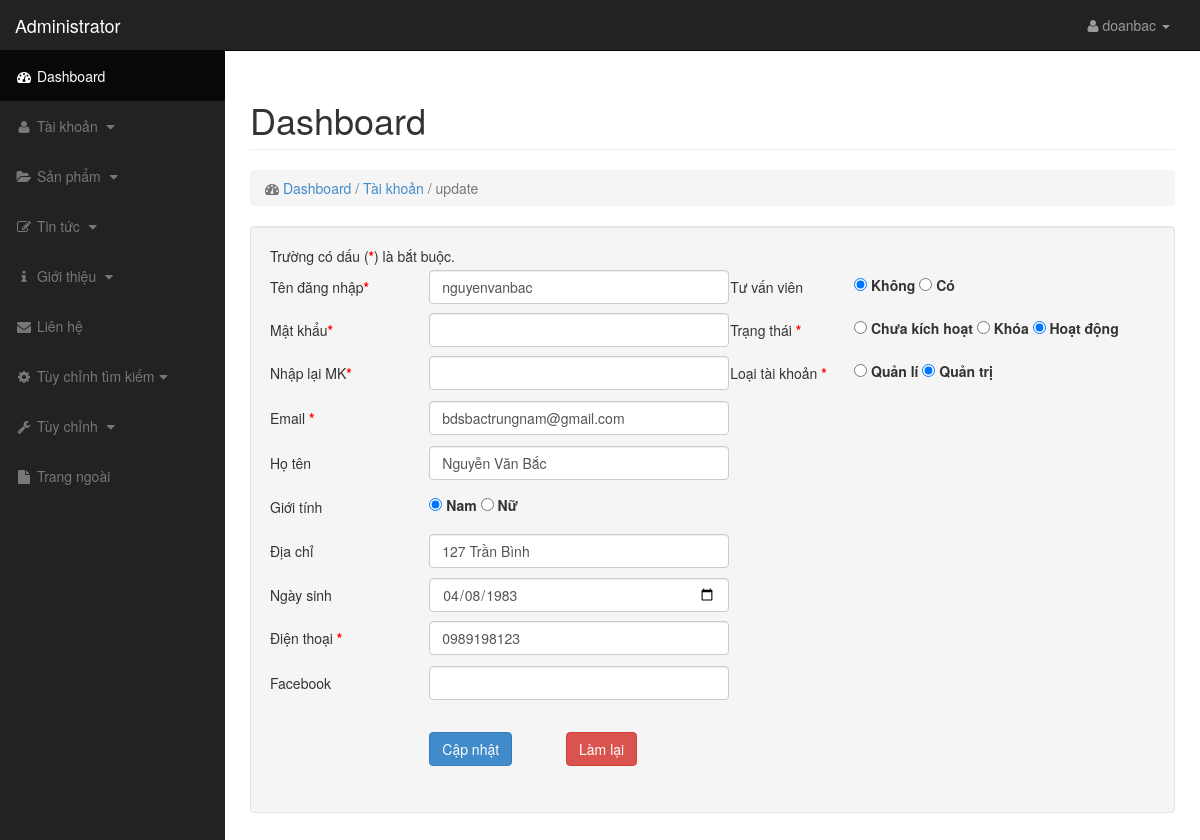
The app's page /bds@123/index.php?page=user&action=edit&form=1&id=25 (signed in) with its own data.
### tables this page shows
CREATE TABLE `tb_user` (
  `id` int(11) NOT NULL AUTO_INCREMENT,
  `username` varchar(255) NOT NULL,
  `password` varchar(255) NOT NULL,
  `email` varchar(255) NOT NULL,
  `groupid` tinyint(11) NOT NULL,
  `fullname` varchar(255) NOT NULL,
  `avatar` text NOT NULL,
  `sex` tinyint(1) NOT NULL,
  `phone` text NOT NULL,
  `address` text NOT NULL,
  `birthday` date NOT NULL,
  `created` timestamp NOT NULL DEFAULT CURRENT_TIMESTAMP ON UPDATE CURRENT_TIMESTAMP,
  `publish` tinyint(1) NOT NULL DEFAULT '0',
  `ipp` int(11) NOT NULL DEFAULT '20',
  `facebook` varchar(255) NOT NULL,
  `helper` tinyint(4) NOT NULL DEFAULT '0',
  PRIMARY KEY (`id`)
);

### configs/config.php (called while the page is built, shortened)
<?php
	$url='http://localhost/chungcuminixanh/';
?>

### bds@123/connect.php (called while the page is built, shortened)
<?php
	require_once('../configs/config.php');
	require_once('../model/thuvien.php');
	$lib=new LIB();
	$url=$url.'bds@123/';
?>

### model/thuvien.php (called while the page is built, shortened)
<?php
class LIB
{
	public function selectone($sql)
	{
		$re=mysql_query($sql);
		$row = mysql_fetch_object($re);
		return $row;
	}
}

### bds@123/controller/user.php (called while the page is built, shortened)
<?php
	if($form=='')
	{
		if($id>0 && $action=='del')
		{
			$lib->delete('tb_user','id',$id);
			$lib->redirect($url.'index.php?page=user&success=del');
		}
		if(isset($_POST['btnxoa']) && isset($_POST['cbitem']) && count($_POST['cbitem'])>0)
			{
				$listid=trim(implode(',',$_POST['cbitem']),',');
				$lib->delete_many('tb_user','id', $listid);
				$lib->redirect($url.'index.php?page=user&success=del');
			}
		$idadmin=$_SESSION['loginadmin']['id'];
		$str_list="SELECT * FROM tb_user WHERE id NOT IN('$idadmin')";
		if(isset($_GET['txtKey']) && $_GET['txtKey']!=""){
			 $key=$_GET['txtKey'];
			 $str_list.=" AND (username like '%$key%' OR email like '%$key%' OR  fullname like '%$key%' OR  phone like '%$key%')  ";
			 $link='index.php?page=user&txtKey='.$key.'&n=';
		}
		else
		{
			$link='index.php?page=user&n=';
		}
		$str_list.=" ORDER BY id DESC";
		$list_user=$lib->selectall($str_list,$ipp);
	}else{
		if($id!='' && $id>0){
			$detail=$lib->selectone("SELECT * FROM tb_user WHERE id='$id'");
		}
	}
?>

### bds@123/view/user/user_form.php (the view)
<ol class="breadcrumb">
    <li class="active">
        <i class="fa fa-dashboard"></i> <a href="<?php echo $url?>index.php">Dashboard</a> / <?php if(!isset($_GET['profile'])) {?><a href="<?php echo $url?>index.php?page=user">Tài khoản</a><?php } else {?><a href="<?php echo $url?>index.php?page=profile">Tài khoản cá nhân</a><?php }?> / <?php if($_GET['action']=='add')echo 'Thêm mới'; else echo 'update';?>
    </li>
</ol>
<div class="well">
<span>Trường có dấu (<b style="color:red">*</b>) là bắt buộc.</span>
<form method="post" action="" enctype="multipart/form-data" id="frmform">
  <table width="100%" border="0">
	  <tr>
	    <td width="18%" height="43">Tên đăng nhập<b style="color:red">*</b></td>
	    <td width="34%"><input value="<?php if(isset($detail)) echo $detail->username; ?>" class="form-control validate[required] text-input" name="data[username]" id="username"></td>
        <?php
			if($_SESSION['loginadmin']['groupid']==1)
			{
		?>
	    <td width="14%">Tư vấn viên</td>
	    <td width="34%"><label>
	      <input type="radio" value="0" <?php if(isset($detail) && $detail->helper==0){echo "checked";}?> name="data[helper]" id="helper" checked>
	      Không</label>
          <label>
            <input type="radio" value="1" <?php if(isset($detail) && $detail->helper==1){echo "checked";}?> name="data[helper]" id="helper" >
        Có</label></td>
          <?php
			}
		  ?>
    </tr>
	  <tr>
	    <td height="42">Mật khẩu<b style="color:red">*</b></td>
	    <td><input type="password" name="data[password]" id="password" class="form-control <?php if(!isset($detail)) echo 'validate[required,minSize[6]]';?>" ></td>
        <?php
			if(!isset($profile))
			{
		?>
            <td>Trạng thái <b style="color:red">*</b></td>
            <td><label>
              <input type="radio" name="data[publish]" id="publish" <?php if(isset($detail) && $detail->publish==0){echo "checked";}?> value="0" checked="true">
              Chưa kích hoạt</label>
              <label>
                <input type="radio" name="data[publish]" id="publish" <?php if(isset($detail) && $detail->publish==2){echo "checked";}?> value="2">
                Khóa</label>
              <label>
                <input type="radio" name="data[publish]" id="publish" <?php if(isset($detail) && $detail->publish==1){echo "checked";}?> value="1">
            Hoạt động</label></td>
        <?php
			}
		?>
    </tr>
	  <tr>
	    <td height="45">Nhập lại MK<b style="color:red">*</b></td>
	    <td><input type="password" name="password2" id="password2" class="form-control <?php if(!isset($detail)) echo 'validate[required,equals[password]]';?>"></td>
         <?php
			if(!isset($profile))
			{
		?>
	    <td>Loại tài khoản <b style="color:red">*</b></td>
	    <td><label>
	      <input type="radio" value="2" <?php if(isset($detail) && $detail->groupid==0){echo "checked";}?>name="data[groupid]" id="groupid" checked>
	      Quản lí</label>
          <label>
            <input type="radio" value="1" <?php if(isset($detail) && $detail->groupid==1){echo "checked";}?> name="data[groupid]" id="groupid" >
        Quản trị</label></td>
        <?php
			}
		?>
      </tr>
	  <tr>
	    <td height="45">Email <b style="color:red">*</b></td>
	    <td><input value="<?php if(isset($detail)) echo $detail->email; ?>" class="form-control validate[required,custom[email]]" name="data[email]" id="email" ></td>
	    <td>&nbsp;</td>
	    <td>&nbsp;</td>
      </tr>
	  <tr>
	    <td height="45">Họ tên</td>
	    <td><input value="<?php if(isset($detail)) echo $detail->fullname; ?>"class="form-control" name="data[fullname]" id="fullname" >  </td>
	    <td>&nbsp;</td>
	    <td>&nbsp;</td>
    </tr>
	  <tr>
	    <td height="43">Giới tính</td>
	    <td> <label>
            <input type="radio" value="1" <?php if(isset($detail) && $detail->sex==1){echo "checked";}?> name="data[sex]" id="sex" checked>
            Nam</label>
        	<label style="white-space:nowrap">
            <input type="radio" value="0" <?php if(isset($detail)&&$detail->sex==0){echo "checked";}?> name="data[sex]" id="sex">
            Nữ
         	</label>
        </td>
	    <td>&nbsp;</td>
	    <td>&nbsp;</td>
    </tr>
	  <tr>
	    <td height="45">Địa chỉ</td>
	    <td><input value="<?php if(isset($detail)) echo $detail->address; ?>"class="form-control" name="data[address]" id="address" > </td>
	    <td>&nbsp;</td>
	    <td>&nbsp;</td>
    </tr>
	  <tr>
	    <td height="42">Ngày sinh</td>
	    <td><input class="form-control" type="date" name="data[birthday]" id="birthday" value="<?php if(isset($detail)) echo $detail->birthday; ?>"></td>
	    <td>&nbsp;</td>
	    <td>&nbsp;</td>
    </tr>
	  <tr>
	    <td height="45">Điện thoại <b style="color:red">*</b></td>
	    <td><input value="<?php if(isset($detail)) echo $detail->phone; ?>" class="form-control validate[required,custom[phone]] text-input" name="data[phone]" id="phone"></td>
	    <td>&nbsp;</td>
	    <td>&nbsp;</td>
      </tr>
	  <tr>
	    <td height="45">Facebook</td>
	    <td><input value="<?php if(isset($detail)) echo $detail->facebook; ?>" class="form-control " name="data[facebook]" id="facebook"></td>
	    <td>&nbsp;</td>
	    <td>&nbsp;</td>
    </tr>
	  <tr>
	    <td height="87"></td>
	    <td><button type="submit" class="btn btn-primary" name="btnGui">Cập nhật</button>
       	  <button type="reset" class="btn btn-danger" style="margin-left:50px;">Làm lại</button>
        </td>
	    <td></td>
	    <td>&nbsp;</td>
    </tr>
  </table>
</form>
</div>

### bds@123/view/style/css/style.css (style rules this page uses)
* { margin:0; padding:0; }
.form-control { width:300px !important; }
.breadcrumb .active { white-space:nowrap !important; }

### bds@123/view/style/css/sb-admin.css (style rules this page uses)
body { margin-top: 100px; background-color: #222; }
@media (min-width:768px) { body { margin-top: 50px; } }

### records on screen
tb_user: username "nguyenvanbac", helper "☑ Không", helper "☐ Có", publish "☐ Chưa kích hoạt", publish "☐ Khóa", publish "☑ Hoạt động", groupid "☐ Quản lí", groupid "☑ Quản trị", email "bdsbactrungnam@gmail.com", fullname "Nguyễn Văn Bắc", sex "☑ Nam", sex "☐ Nữ", address "127 Trần Bình", birthday "04/08/1983", phone "0989198123"

### other values on screen
$_SESSION['loginadmin']['username'] "doanbac"
